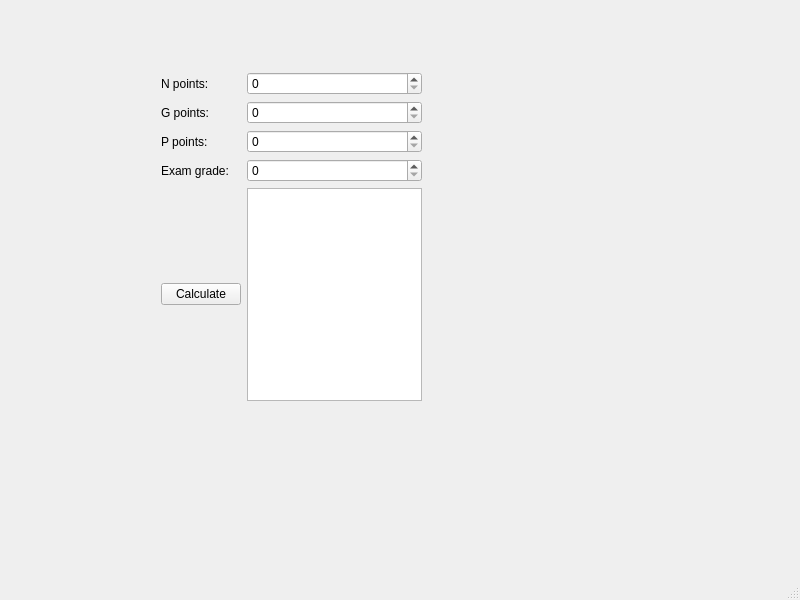
<?xml version="1.0" encoding="UTF-8"?>
<ui version="4.0">
 <class>MainWindow</class>
 <widget class="QMainWindow" name="MainWindow">
  <property name="geometry">
   <rect>
    <x>0</x>
    <y>0</y>
    <width>800</width>
    <height>600</height>
   </rect>
  </property>
  <property name="windowTitle">
   <string>MainWindow</string>
  </property>
  <widget class="QWidget" name="centralwidget">
   <widget class="QWidget" name="">
    <property name="geometry">
     <rect>
      <x>161</x>
      <y>72</y>
      <width>261</width>
      <height>329</height>
     </rect>
    </property>
    <layout class="QGridLayout" name="gridLayout">
     <item row="0" column="0">
      <widget class="QLabel" name="label">
       <property name="text">
        <string>N points:</string>
       </property>
      </widget>
     </item>
     <item row="0" column="1">
      <widget class="QSpinBox" name="spinBoxN"/>
     </item>
     <item row="1" column="0">
      <widget class="QLabel" name="label_2">
       <property name="text">
        <string>G points:</string>
       </property>
      </widget>
     </item>
     <item row="1" column="1">
      <widget class="QSpinBox" name="spinBoxG"/>
     </item>
     <item row="2" column="0">
      <widget class="QLabel" name="label_3">
       <property name="text">
        <string>P points:</string>
       </property>
      </widget>
     </item>
     <item row="2" column="1">
      <widget class="QSpinBox" name="spinBoxP"/>
     </item>
     <item row="3" column="0">
      <widget class="QLabel" name="label_4">
       <property name="text">
        <string>Exam grade:</string>
       </property>
      </widget>
     </item>
     <item row="3" column="1">
      <widget class="QSpinBox" name="spinBoxE"/>
     </item>
     <item row="4" column="0">
      <widget class="QPushButton" name="calculatePushButton">
       <property name="text">
        <string>Calculate</string>
       </property>
      </widget>
     </item>
     <item row="4" column="1">
      <widget class="QTextBrowser" name="textBrowser"/>
     </item>
    </layout>
   </widget>
  </widget>
  <widget class="QMenuBar" name="menubar">
   <property name="geometry">
    <rect>
     <x>0</x>
     <y>0</y>
     <width>800</width>
     <height>24</height>
    </rect>
   </property>
  </widget>
  <widget class="QStatusBar" name="statusbar"/>
 </widget>
 <resources/>
 <connections/>
</ui>
